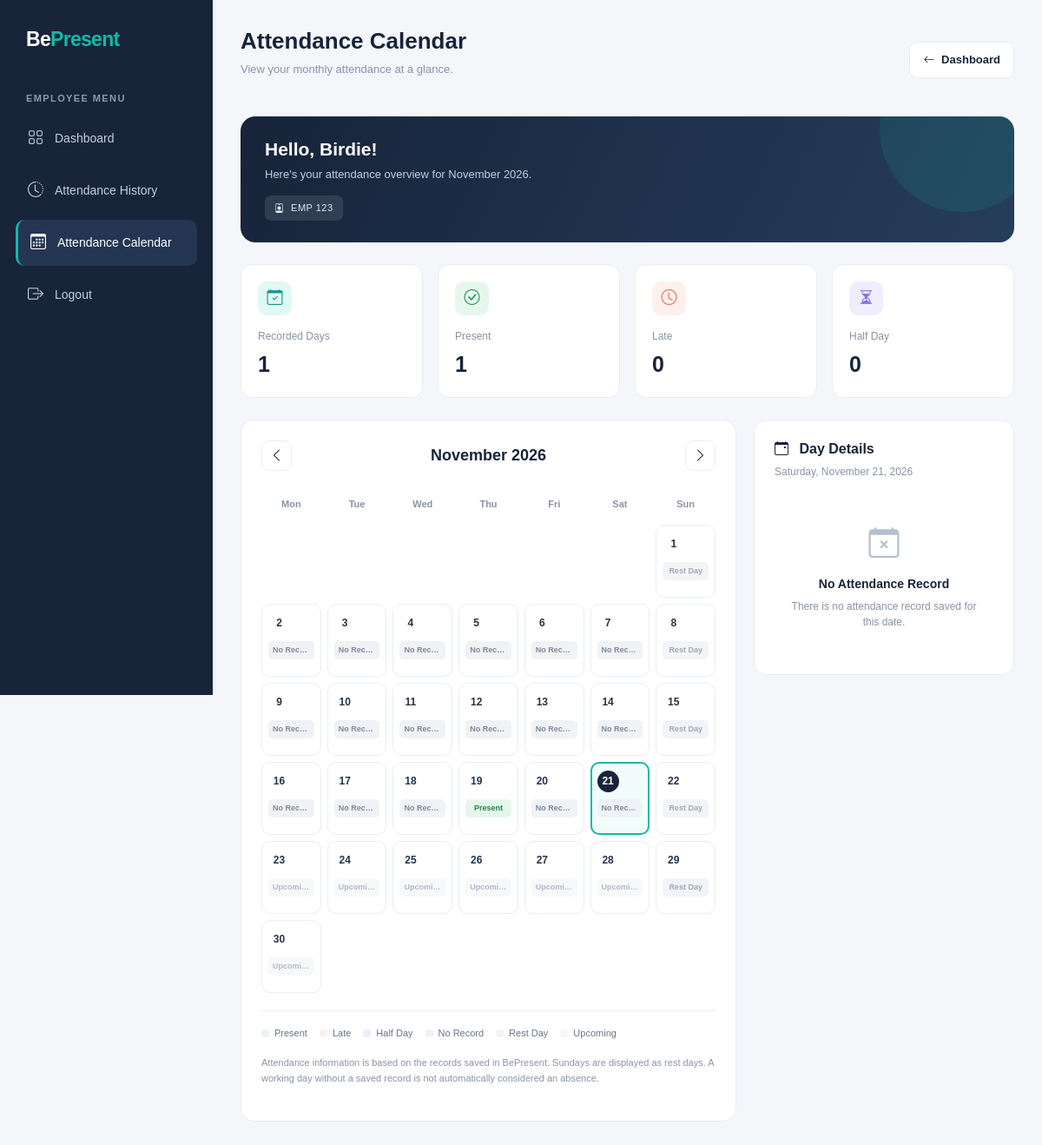
Page /employee/calendar.php (signed in) on the committed database.
### tables this page shows
CREATE TABLE `employees` (
  `id` int(11) NOT NULL,
  `user_id` int(11) DEFAULT NULL,
  `employee_code` varchar(30) NOT NULL,
  `first_name` varchar(100) NOT NULL,
  `last_name` varchar(100) NOT NULL,
  `email` varchar(100) NOT NULL,
  `phone` varchar(20) DEFAULT NULL,
  `position` varchar(100) DEFAULT NULL,
  `hire_date` date DEFAULT NULL,
  `employment_status` enum('Active','Inactive') DEFAULT 'Active',
  `created_at` timestamp NOT NULL DEFAULT current_timestamp()
);

CREATE TABLE `attendance` (
  `id` int(11) NOT NULL,
  `employee_id` int(11) NOT NULL,
  `attendance_date` date NOT NULL,
  `time_in` time DEFAULT NULL,
  `time_out` time DEFAULT NULL,
  `status` enum('Present','Late','Half Day') DEFAULT 'Present',
  `remarks` varchar(255) DEFAULT NULL,
  `created_at` timestamp NOT NULL DEFAULT current_timestamp()
);

### employee/calendar.php (the view, shortened to what this page needs)
<?php
require_once '../connection/connect.php';
$employeeStmt = $conn->prepare("
    SELECT
        id,
        employee_code,
        first_name,
        last_name,
        position
    FROM employees
    WHERE user_id = :user_id
    LIMIT 1
");
$employeeStmt->execute([
    ':user_id' => $_SESSION['user_id']
]);
$employee = $employeeStmt->fetch();
$employeeId = (int)$employee['id'];
$currentDate = new DateTime('today');
$selectedMonth = filter_input(
    INPUT_GET,
    'month',
    FILTER_VALIDATE_INT
);
$selectedYear = filter_input(
    INPUT_GET,
    'year',
    FILTER_VALIDATE_INT
);
if (
    !$selectedMonth ||
    !$selectedYear ||
    $selectedMonth < 1 ||
    $selectedMonth > 12 ||
    $selectedYear < 2000 ||
    $selectedYear > 2100
) {
    $selectedMonth = (int)$currentDate->format('n');
    $selectedYear = (int)$currentDate->format('Y');
}
$monthStart = new DateTime(
    sprintf('%04d-%02d-01', $selectedYear, $selectedMonth)
);
$monthEnd = clone $monthStart;
$monthEnd->modify('last day of this month');
$startDate = $monthStart->format('Y-m-d');
$endDate = $monthEnd->format('Y-m-d');
$attendanceStmt = $conn->prepare("
    SELECT
        attendance_date,
        time_in,
        time_out,
        status,
        remarks
    FROM attendance
    WHERE employee_id = :employee_id
      AND attendance_date BETWEEN :start_date AND :end_date
");
$attendanceStmt->execute([
    ':employee_id' => $employeeId,
    ':start_date' => $startDate,
    ':end_date' => $endDate
]);
$attendanceRecords = $attendanceStmt->fetchAll();
$attendanceByDate = [];
foreach ($attendanceRecords as $record) {
    $attendanceByDate[$record['attendance_date']] = $record;
}
$totalRecorded = count($attendanceRecords);
$presentCount = 0;
$lateCount = 0;
$halfDayCount = 0;
foreach ($attendanceRecords as $record) {
    if ($record['status'] === 'Present') {
        $presentCount++;
    } elseif ($record['status'] === 'Late') {
        $lateCount++;
    } elseif ($record['status'] === 'Half Day') {
        $halfDayCount++;
    }
}
$firstWeekday = (int)$monthStart->format('N');
$daysInMonth = (int)$monthEnd->format('j');
$previousMonth = clone $monthStart;
$previousMonth->modify('-1 month');
$nextMonth = clone $monthStart;
$nextMonth->modify('+1 month');
$previousMonthUrl = '?month=' .
    $previousMonth->format('n') .
    '&year=' .
    $previousMonth->format('Y');
$nextMonthUrl = '?month=' .
    $nextMonth->format('n') .
    '&year=' .
    $nextMonth->format('Y');
$todayString = $currentDate->format('Y-m-d');
$selectedDay = $_GET['day'] ?? $todayString;
$selectedRecord = $attendanceByDate[$selectedDay] ?? null;
function escapeCalendar($value) {
    return htmlspecialchars(
        (string)$value,
        ENT_QUOTES,
        'UTF-8'
    );
}
$selectedDateObject = new DateTime($selectedDay);
$selectedDayNumber = (int)$selectedDateObject->format('N');
$selectedDayIsWorkday = $selectedDayNumber >= 1 &&
                         $selectedDayNumber <= 6;
$selectedDayIsFuture = $selectedDay > $todayString;
?>
<!DOCTYPE html>
<html lang="en">
<head>
    <link
        href="https://cdn.jsdelivr.net/npm/bootstrap@5.3.3/dist/css/bootstrap.min.css"
        rel="stylesheet"
    >
    <link
        href="https://cdn.jsdelivr.net/npm/bootstrap-icons@1.11.3/font/bootstrap-icons.min.css"
        rel="stylesheet"
    >
</head>
<body>
<aside class="sidebar">
    <div class="brand">
        Be<span>Present</span>
    </div>
    <div class="sidebar-label">
        EMPLOYEE MENU
    </div>
    <nav class="sidebar-nav">
        <a href="dashboard.php" class="sidebar-link">
            <i class="bi bi-grid"></i>
            Dashboard
        </a>
        <a href="history.php" class="sidebar-link">
            <i class="bi bi-clock-history"></i>
            Attendance History
        </a>
        <a href="calendar.php" class="sidebar-link active">
            <i class="bi bi-calendar3"></i>
            Attendance Calendar
        </a>
        <a href="../logout.php" class="sidebar-link">
            <i class="bi bi-box-arrow-right"></i>
            Logout
        </a>
    </nav>
</aside>
<main class="main-content">
    <div class="topbar">
        <div>
            <h1 class="page-title">Attendance Calendar</h1>
            <p class="page-subtitle">
                View your monthly attendance at a glance.
            </p>
        </div>
        <a href="dashboard.php" class="back-button">
            <i class="bi bi-arrow-left me-1"></i>
            Dashboard
        </a>
    </div>
    <section class="welcome-card">
        <h2>
            Hello, <?= escapeCalendar($employee['first_name']); ?>!
        </h2>
        <p>
            Here's your attendance overview for
            <?= escapeCalendar($monthStart->format('F Y')); ?>.
        </p>
        <span class="employee-code">
            <i class="bi bi-person-badge me-1"></i>
            <?= escapeCalendar($employee['employee_code']); ?>
        </span>
    </section>
    <section class="stats-grid">
        <div class="stat-card">
            <div class="stat-top">
                <div class="stat-icon icon-teal">
                    <i class="bi bi-calendar-check"></i>
                </div>
            </div>
            <div class="stat-label">Recorded Days</div>
            <div class="stat-number">
                <?= $totalRecorded; ?>
            </div>
        </div>
        <div class="stat-card">
            <div class="stat-top">
                <div class="stat-icon icon-green">
                    <i class="bi bi-check-circle"></i>
                </div>
            </div>
            <div class="stat-label">Present</div>
            <div class="stat-number">
                <?= $presentCount; ?>
            </div>
        </div>
        <div class="stat-card">
            <div class="stat-top">
                <div class="stat-icon icon-coral">
                    <i class="bi bi-clock"></i>
                </div>
            </div>
            <div class="stat-label">Late</div>
            <div class="stat-number">
                <?= $lateCount; ?>
            </div>
        </div>
        <div class="stat-card">
            <div class="stat-top">
                <div class="stat-icon icon-lavender">
                    <i class="bi bi-hourglass-split"></i>
                </div>
            </div>
            <div class="stat-label">Half Day</div>
            <div class="stat-number">
                <?= $halfDayCount; ?>
            </div>
        </div>
    </section>
    <section class="calendar-layout">
        <div class="panel">
            <div class="month-navigation">
                <a
                    href="<?= escapeCalendar($previousMonthUrl); ?>"
                    class="month-arrow"
                    aria-label="Previous month"
                >
                    <i class="bi bi-chevron-left"></i>
                </a>
                <div class="month-title">
                    <?= escapeCalendar($monthStart->format('F Y')); ?>
                </div>
                <a
                    href="<?= escapeCalendar($nextMonthUrl); ?>"
                    class="month-arrow"
                    aria-label="Next month"
                >
                    <i class="bi bi-chevron-right"></i>
                </a>
            </div>
            <div class="calendar-grid">
                <?php
                $weekdays = [
                    'Mon', 'Tue', 'Wed',
                    'Thu', 'Fri', 'Sat', 'Sun'
                ];
                foreach ($weekdays as $weekday):
                ?>
                    <div class="weekday">
                        <?= $weekday; ?>
                    </div>
                <?php endforeach; ?>
                <?php for ($i = 1; $i < $firstWeekday; $i++): ?>
                    <div class="calendar-day empty"></div>
                <?php endfor; ?>
                <?php for ($day = 1; $day <= $daysInMonth; $day++): ?>
                    <?php
                    $dateKey = sprintf(
                        '%04d-%02d-%02d',
                        $selectedYear,
                        $selectedMonth,
                        $day
                    );
                    $dayObject = new DateTime($dateKey);
                    $dayOfWeek = (int)$dayObject->format('N');
                    $isSunday = $dayOfWeek === 7;
                    $isFuture = $dateKey > $todayString;
                    $isToday = $dateKey === $todayString;
                    $isSelected = $dateKey === $selectedDay;
                    $record = $attendanceByDate[$dateKey] ?? null;
                    $statusText = '';
                    $statusClass = '';
                    if ($record) {
                        if ($record['status'] === 'Present') {
                            $statusText = 'Present';
                            $statusClass = 'status-present';
                        } elseif ($record['status'] === 'Late') {
                            $statusText = 'Late';
                            $statusClass = 'status-late';
                        } elseif ($record['status'] === 'Half Day') {
                            $statusText = 'Half Day';
                            $statusClass = 'status-half';
                        }
                    } elseif ($isSunday) {
                        $statusText = 'Rest Day';
                        $statusClass = 'status-rest';
                    } elseif ($isFuture) {
                        $statusText = 'Upcoming';
                        $statusClass = 'status-future';
                    } else {
                        $statusText = 'No Record';
                        $statusClass = 'status-no-record';
                    }
                    $dayUrl = '?month=' .
                        $selectedMonth .
                        '&year=' .
                        $selectedYear .
                        '&day=' .
                        $dateKey;
                    $dayClasses = 'calendar-day';
                    if ($isToday) {
                        $dayClasses .= ' today';
                    }
                    if ($isSelected) {
                        $dayClasses .= ' selected';
                    }
                    ?>
                    <a
                        href="<?= escapeCalendar($dayUrl); ?>"
                        class="<?= $dayClasses; ?>"
                        aria-label="<?= escapeCalendar(
                            $dayObject->format('F j, Y') .
                            ' - ' .
                            $statusText
                        ); ?>"
                    >
                        <span class="day-number">
                            <?= $day; ?>
                        </span>
                        <span class="day-status <?= $statusClass; ?>">
                            <?= escapeCalendar($statusText); ?>
                        </span>
                    </a>
                <?php endfor; ?>
            </div>
            <div class="legend">
                <div class="legend-item">
                    <span class="legend-dot status-present"></span>
                    Present
                </div>
                <div class="legend-item">
                    <span class="legend-dot status-late"></span>
                    Late
                </div>
                <div class="legend-item">
                    <span class="legend-dot status-half"></span>
                    Half Day
                </div>
                <div class="legend-item">
                    <span class="legend-dot status-no-record"></span>
                    No Record
                </div>
                <div class="legend-item">
                    <span class="legend-dot status-rest"></span>
                    Rest Day
                </div>
                <div class="legend-item">
                    <span class="legend-dot status-future"></span>
                    Upcoming
                </div>
            </div>
            <p class="footer-note">
                Attendance information is based on the records saved in
                BePresent. Sundays are displayed as rest days.
                A working day without a saved record is not automatically
                considered an absence.
            </p>
        </div>
        <div class="panel detail-panel">
            <h3 class="panel-heading">
                <i class="bi bi-calendar-event me-2"></i>
                Day Details
            </h3>
            <div class="detail-date">
                <?= escapeCalendar(
                    $selectedDateObject->format('l, F j, Y')
                ); ?>
            </div>
            <?php if ($selectedRecord): ?>
                <?php
                $detailStatusClass = 'status-present';
                if ($selectedRecord['status'] === 'Late') {
                    $detailStatusClass = 'status-late';
                } elseif ($selectedRecord['status'] === 'Half Day') {
                    $detailStatusClass = 'status-half';
                }
                ?>
                <span class="detail-status <?= $detailStatusClass; ?>">
                    <?= escapeCalendar($selectedRecord['status']); ?>
                </span>
                <div class="detail-row">
                    <span class="detail-label">
                        <i class="bi bi-box-arrow-in-right me-1"></i>
                        Time In
                    </span>
                    <span class="detail-value">
                        <?= formatAttendanceTime(
                            $selectedRecord['time_in']
                        ); ?>
                    </span>
                </div>
                <div class="detail-row">
                    <span class="detail-label">
                        <i class="bi bi-box-arrow-right me-1"></i>
                        Time Out
                    </span>
                    <span class="detail-value">
                        <?= formatAttendanceTime(
                            $selectedRecord['time_out']
                        ); ?>
                    </span>
                </div>
                <?php if (!empty($selectedRecord['remarks'])): ?>
                    <div class="remarks-box">
                        <div class="detail-label">
                            Remarks
                        </div>
                        <div class="remarks-text">
                            <?= escapeCalendar(
                                $selectedRecord['remarks']
                            ); ?>
                        </div>
                    </div>
                <?php endif; ?>
            <?php else: ?>
                <div class="empty-detail">
                    <?php if ($selectedDayIsFuture): ?>
                        <i class="bi bi-calendar-plus"></i>
                        <h6>Upcoming Day</h6>
                        <p>
                            This date has not happened yet.
                        </p>
                    <?php else: ?>
                        <i class="bi bi-calendar-x"></i>
                        <h6>No Attendance Record</h6>
                        <p>
                            There is no attendance record saved for this date.
                        </p>
                    <?php endif; ?>
                </div>
            <?php endif; ?>
        </div>
    </section>
</main>
</body>
</html>

### rows in the picture
employees: first_name "Birdie", employee_code "EMP 123"
attendance: status "Present"

### other values in the picture
$totalRecorded "1"
$presentCount "1"
$lateCount "0"
$halfDayCount "0"
$weekday "Mon"
$weekday "Tue"
$weekday "Wed"
$weekday "Thu"
$weekday "Fri"
$weekday "Sat"
$weekday "Sun"
escapeCalendar($statusText) "Rest Day"
escapeCalendar($statusText) "No Rec…"
escapeCalendar($statusText) "Upcoming"
